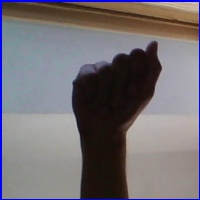
#> input picture asl_alphabet_train/asl_alphabet_train/test/A30.jpg, 200 x 200 px, given in place of the camera
$ jupyter execute --allow-errors Untitled.ipynb
#> lines starting #> are read from the running program, lines starting #| are printed output that depends on the picture; after the words box and inside, x2 and y2 are one past the last pixel; in counts of white or black regions, pixels touching at a corner belong together
[cell 1]
from tensorflow import keras

# Load the trained model
#> (the rest of this cell did not finish here and is left out)

[cell 2]
import cv2
import numpy as np

# Function to preprocess the image
def preprocess_image(image):
    # Convert image to grayscale
    gray = cv2.cvtColor(image, cv2.COLOR_BGR2GRAY)
    # Resize the image to 28x28 pixels
    resized = cv2.resize(gray, (28, 28), interpolation=cv2.INTER_AREA)
    # Reshape the image to match the model input shape
    reshaped = resized.reshape(1, 28, 28, 1)
    # Normalize the image
    normalized = reshaped.astype('float32') / 255
    return normalized

# Function to predict the digit
def predict_digit(image):
    preprocessed = preprocess_image(image)
    prediction = model.predict(preprocessed)
    digit = np.argmax(prediction)
    return digit

# Capture image from webcam
cap = cv2.VideoCapture(0)

while True:
    # Read the frame from the webcam
    ret, frame = cap.read()
#> frame is the input picture: shape (200, 200, 3); mean B, G, R 115.9, 110.7, 115.9

    # Display the frame
    cv2.imshow('Webcam', frame)

    # Detect key press
    key = cv2.waitKey(1)
#> (key q is pressed here)
    if key == ord('c'):
        # Capture the frame
        captured_image = frame.copy()

        # Preprocess and predict the digit
        digit = predict_digit(captured_image)

        # Display the predicted digit
        cv2.putText(captured_image, f"Digit: {digit}", (10, 30), cv2.FONT_HERSHEY_SIMPLEX, 1, (0, 255, 0), 2)
        cv2.imshow('Captured Image', captured_image)

    elif key == ord('q'):
        break

# Release the video capture and close windows
cap.release()
cv2.destroyAllWindows()

[cell 3]
import cv2
import numpy as np

# Load the imagec
image = cv2.imread('hand.jpg')
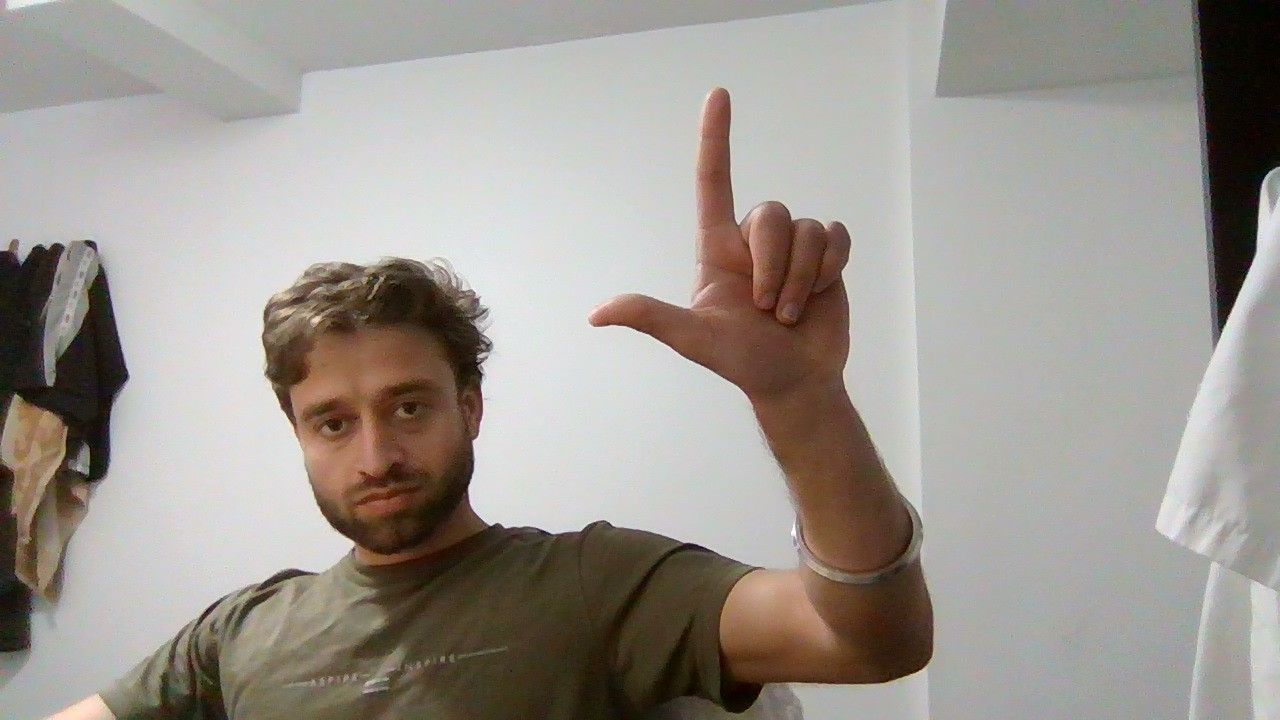
#> input picture hand.jpg, 1280 x 720 px
#> image is the input picture: shape (720, 1280, 3); mean B, G, R 145.1, 151.9, 157.7

# Convert the image to grayscale
gray = cv2.cvtColor(image, cv2.COLOR_BGR2GRAY)
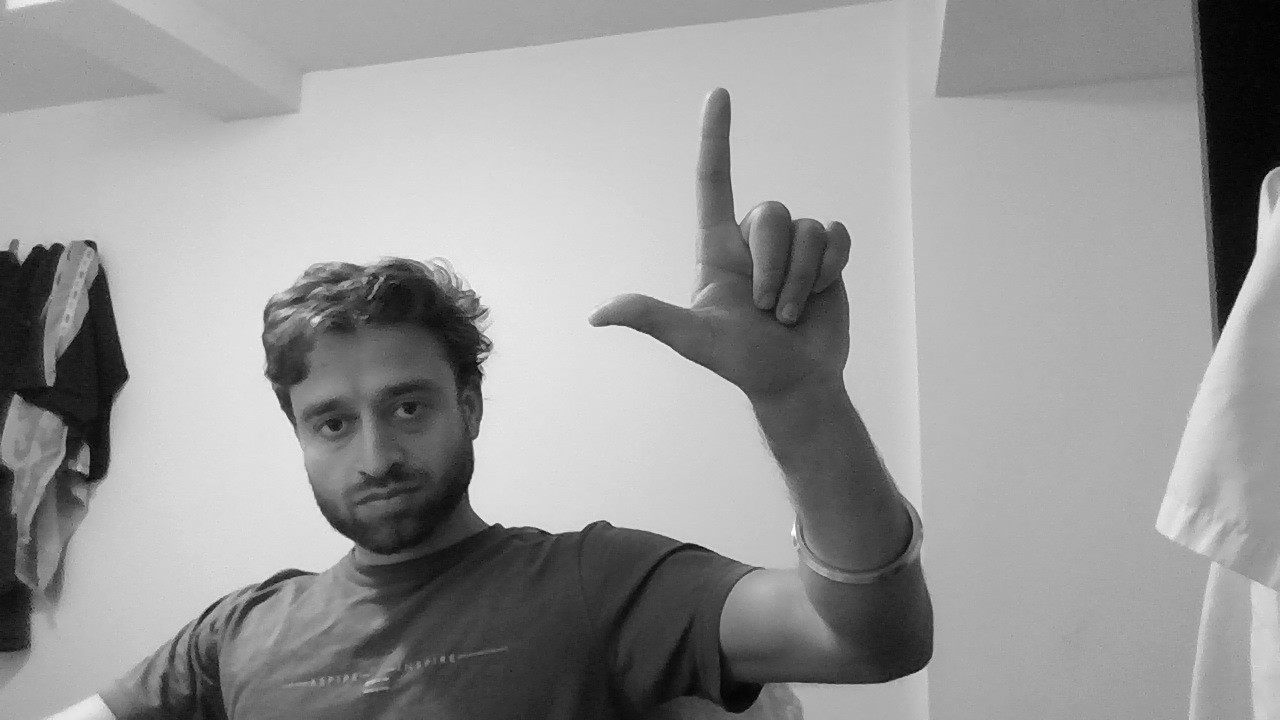
#> gray: shape (720, 1280); min 0, max 255, mean 152.9

# Apply image processing techniques to isolate the hand region
_, threshold = cv2.threshold(gray, 100, 255, cv2.THRESH_BINARY)
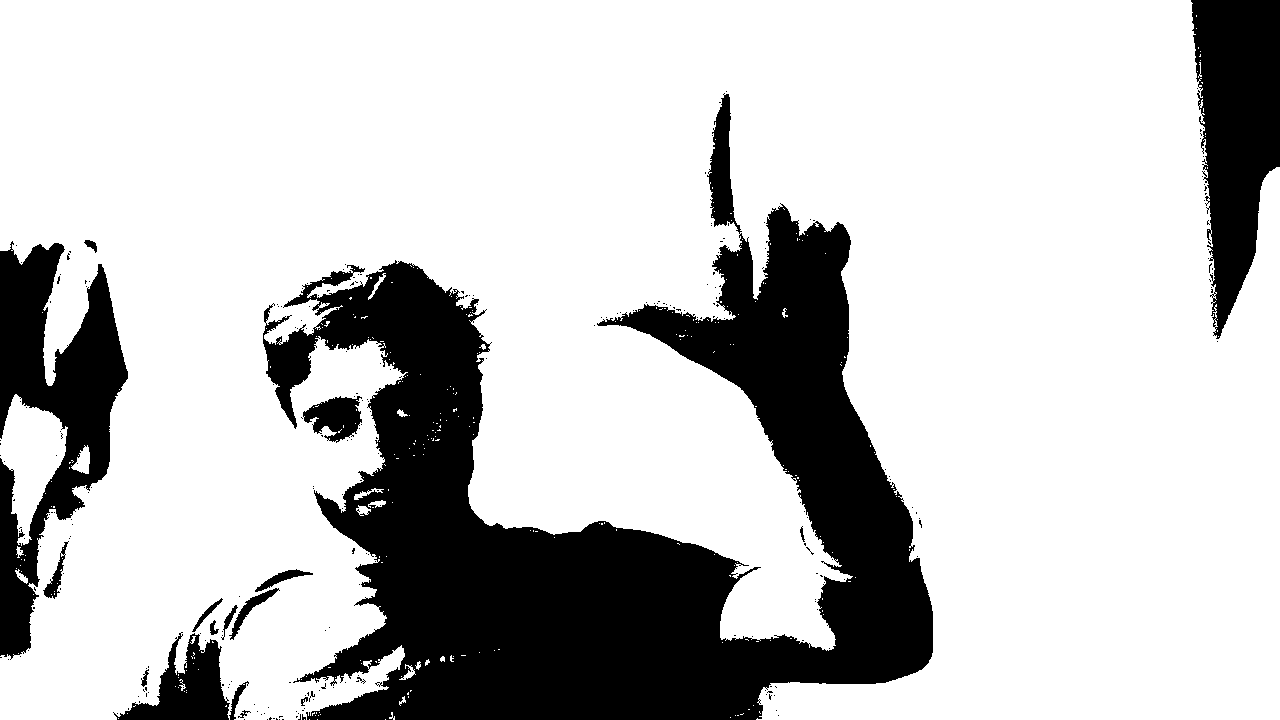
#> threshold: shape (720, 1280); 76.8% white; 274 black regions (256 under 20 px), largest, box (x1, y1, x2, y2) and area: (263, 93, 933, 720) 160912, (0, 241, 128, 660) 23757, (1191, 0, 1280, 339) 19992
threshold = cv2.morphologyEx(threshold, cv2.MORPH_OPEN, np.ones((3, 3), dtype=np.uint8))
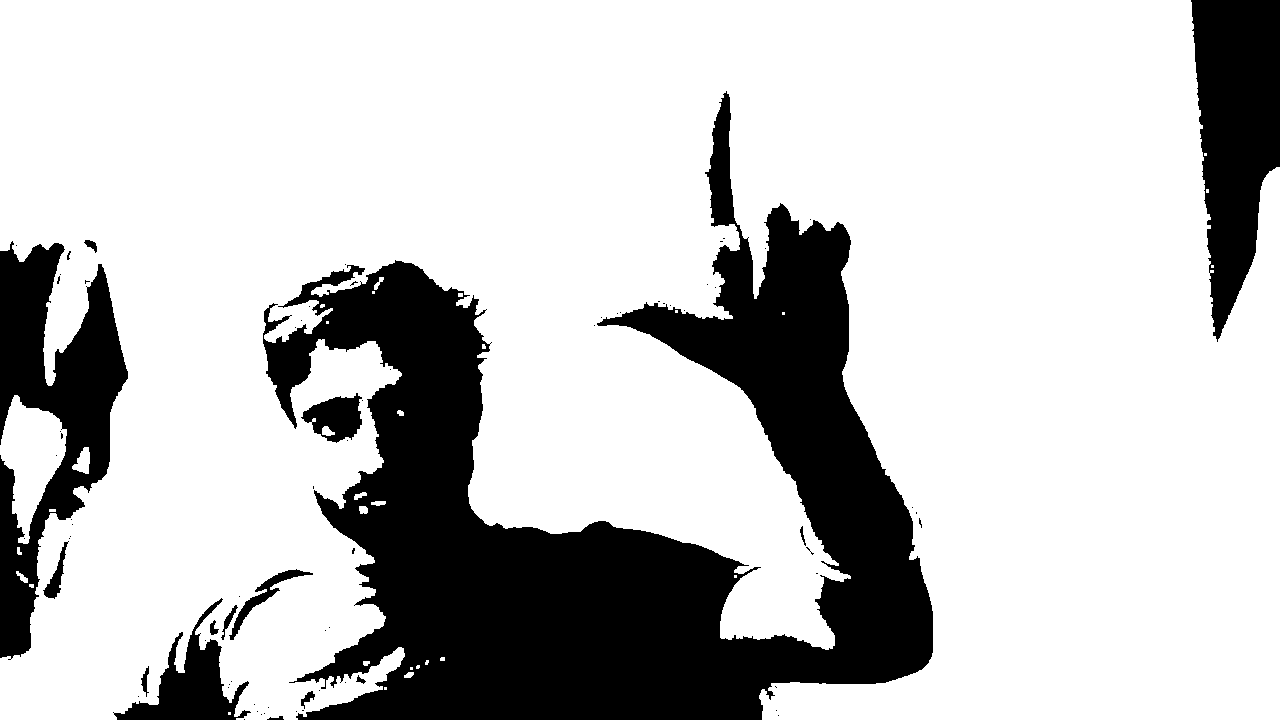
#> threshold: shape (720, 1280); 76.4% white; 78 black regions (63 under 20 px)

# Find contours in the processed image
contours, _ = cv2.findContours(threshold, cv2.RETR_EXTERNAL, cv2.CHAIN_APPROX_SIMPLE)
#> contours = 31 contours, 20 with area under 20; largest, box (x1, y1, x2, y2) and area: (0, 0, 1280, 720) 696669, (0, 395, 67, 544) 5207, (72, 447, 90, 474) 261, (359, 506, 368, 514) 50, (16, 571, 28, 583) 48

# Iterate through the contours and find the contour with the largest area
max_area = 0
hand_contour = None
for contour in contours:
    area = cv2.contourArea(contour)
    if area > max_area:
        max_area = area
        hand_contour = contour
#> this loop made 31 passes
#> (area, max_area) on passes 3, 11, 14, 17, 19, 31: (33, 33), (48, 48), (50, 50), (261, 261), (5207, 5207), (696669, 696669)
#> area on passes 6, 15, 16, 18, 27: 20, 42, 42, 23, 37.5
#> after the loop, hand_contour = contour of 3569 points, box (x1, y1, x2, y2) (0, 0, 1280, 720), area 696669; max_area = 696669

# Draw a bounding rectangle around the detected hand
if hand_contour is not None:
    x, y, w, h = cv2.boundingRect(hand_contour)
#> x = 0; y = 0; w = 1280; h = 720
    cv2.rectangle(image, (x, y), (x + w, y + h), (0, 255, 0), 2)
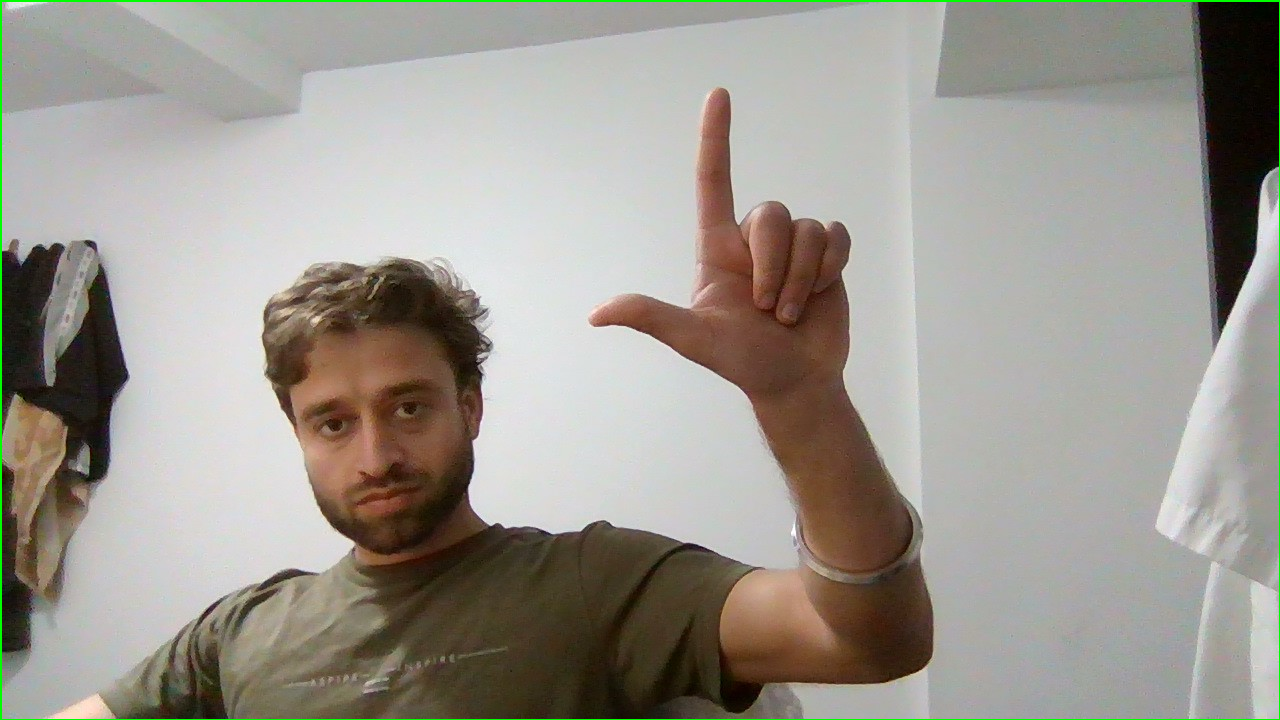
#> image: shape (720, 1280, 3); 0.65% of pixels changed, all inside (x1, y1, x2, y2) = (0, 0, 1280, 720)

# Display the image with the bounding rectangle
cv2.imshow('Hand Detection', image)
cv2.waitKey(0)
cv2.destroyAllWindows()
